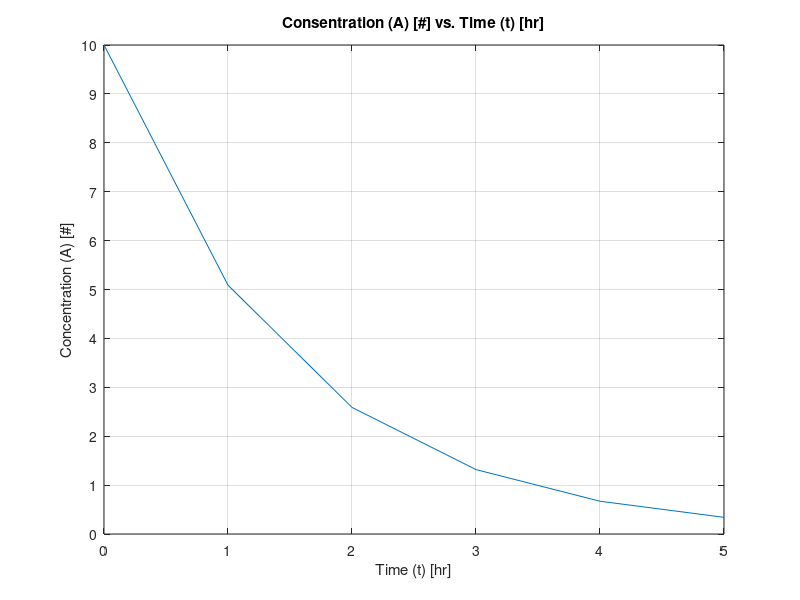

MATLAB code for this plot:
% Written by Ivan Martinez
% Oct 24, 2019
% Written for MatLab Assignment #3 Question #24
%
% The following will graph a theoritical model of the decay of a
% radioactive isotope given time, k, and initial concentration.
%
% Variables
% t = time that we are measuring (hr)
% k = time of the decay of an isotope [hr]
% C_0 = initial concentration of isotope [g]

clc; clear; close all;

% Variables

t = [0:5];
k = 1.48;
C_0 = 10;

% Solution

C = C_0*exp(-t/k);

% Graphing

plot(t,C)
grid on
set(gca,'xtick',[0:1:5],'ytick',[0:1:10])
axis([0 5 0 10])
xlabel('Time (t) [hr]')
ylabel('Concentration (A) [#]')
title('Consentration (A) [#] vs. Time (t) [hr]')
